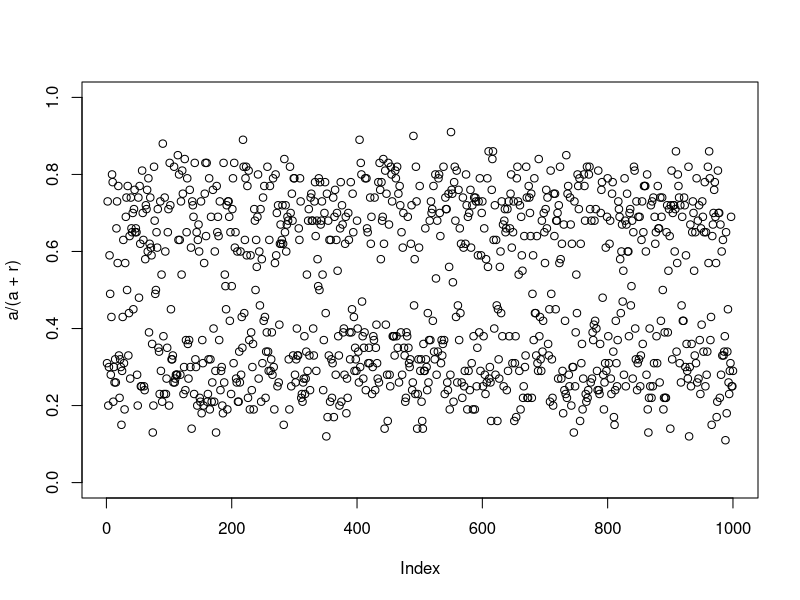

Write R code to recreate this figure. (Note: this script raises an error after producing the figure.)

# bob_deploy.R
#
# Author: Bob Verity
# Date: 2022-10-06
#
# Purpose:
# Test package functions.

# RStudio shortcuts:
#    cmd+shift+L     : load package from local version
#    cmd+shift+D     : document (NB, option must be activated in Build Tools)
#    cmd+shift+E     : check
#    cmd+shift+T     : test

# Useful commands:
# devtools::install()  # install package
# pkgdown::build_site() # build all pages of pkgdown website
# pkgdown::build_article('blocks')  # build single vignette
# check('.', args = '--no-examples')  # run checks without examples
# covr::report()    # interactive coverage report
# devtools::build_vignettes()
# ------------------------------------------------------------------

#library(Rcpp)
library(dplyr)
library(ggplot2)

set.seed(1)

# ------------------------------------------------------------------

# make up some data
L <- 1e3
z <- sample(c(0.3, 0.7), L, replace = TRUE)
wsaf <- rbeta(L, shape1 = z*30, shape2 = (1 - z)*30)
a <- round(wsaf*100)
r <- round((1 - wsaf)*100)
p <- rep(0.5, L)

# plot what the WSAF looks like
plot(a / (a + r), ylim = c(0, 1))

# set vector of thermodynamic powers
beta <- seq(0, 1, 0.05)^3
#beta <- 1

# run MCMC
my_mcmc <- run_mcmc(a = a, r = r, p = p,
                    burnin = 1e2,
                    samples = 1e3,
                    beta = beta)

plot(my_mcmc$diagnostics$MC_accept_burnin, ylim = c(0, 1))
plot(my_mcmc$diagnostics$MC_accept_sampling, ylim = c(0, 1))

# have a look at output
head(my_mcmc$draws)
tail(my_mcmc$draws)

# plot posterior mu draws
my_mcmc$draws %>%
  ggplot() + theme_bw() +
  geom_point(aes(x = iteration, y = mu_1), size = 0.5) +
  geom_point(aes(x = iteration, y = mu_2), size = 0.5, col = "red") +
  ylim(c(0, 1)) +
  ylab("mu")

# plot posterior sigma draws
my_mcmc$draws %>%
  ggplot() + theme_bw() +
  geom_point(aes(x = iteration, y = sigma))

# plot posterior w draws
my_mcmc$draws %>%
  ggplot() + theme_bw() +
  geom_point(aes(x = iteration, y = w)) +
  ylim(c(0, 1))
